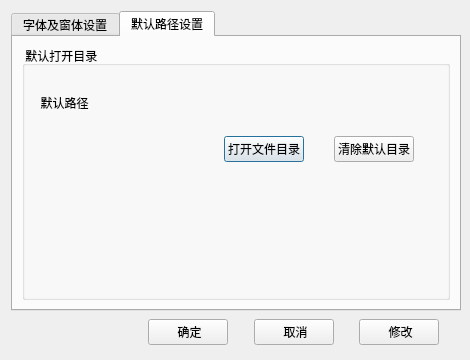
<?xml version="1.0" encoding="UTF-8"?>
<ui version="4.0">
 <class>Setting</class>
 <widget class="QDialog" name="Setting">
  <property name="geometry">
   <rect>
    <x>0</x>
    <y>0</y>
    <width>470</width>
    <height>360</height>
   </rect>
  </property>
  <property name="minimumSize">
   <size>
    <width>470</width>
    <height>360</height>
   </size>
  </property>
  <property name="maximumSize">
   <size>
    <width>470</width>
    <height>360</height>
   </size>
  </property>
  <property name="sizeIncrement">
   <size>
    <width>800</width>
    <height>380</height>
   </size>
  </property>
  <property name="windowTitle">
   <string>Dialog</string>
  </property>
  <layout class="QVBoxLayout" name="verticalLayout_4">
   <item>
    <widget class="QTabWidget" name="setFontWidget">
     <property name="minimumSize">
      <size>
       <width>450</width>
       <height>300</height>
      </size>
     </property>
     <property name="maximumSize">
      <size>
       <width>450</width>
       <height>300</height>
      </size>
     </property>
     <property name="currentIndex">
      <number>1</number>
     </property>
     <widget class="QWidget" name="tab">
      <attribute name="title">
       <string>字体及窗体设置</string>
      </attribute>
      <layout class="QHBoxLayout" name="horizontalLayout_5">
       <item>
        <layout class="QVBoxLayout" name="verticalLayout">
         <item>
          <widget class="QGroupBox" name="fontGroupBox">
           <property name="title">
            <string>字体选择</string>
           </property>
           <layout class="QVBoxLayout" name="verticalLayout_2">
            <item>
             <spacer name="verticalSpacer_4">
              <property name="orientation">
               <enum>Qt::Vertical</enum>
              </property>
              <property name="sizeHint" stdset="0">
               <size>
                <width>20</width>
                <height>40</height>
               </size>
              </property>
             </spacer>
            </item>
            <item>
             <widget class="QSplitter" name="splitter">
              <property name="orientation">
               <enum>Qt::Horizontal</enum>
              </property>
              <widget class="QLabel" name="setFontLabel">
               <property name="text">
                <string> 字体：</string>
               </property>
               <property name="buddy">
                <cstring>setFontComboBox</cstring>
               </property>
              </widget>
              <widget class="QFontComboBox" name="setFontComboBox">
               <property name="baseSize">
                <size>
                 <width>0</width>
                 <height>20</height>
                </size>
               </property>
               <property name="editable">
                <bool>false</bool>
               </property>
               <property name="currentFont">
                <font>
                 <family>宋体</family>
                 <stylestrategy>PreferAntialias</stylestrategy>
                </font>
               </property>
              </widget>
              <widget class="QLabel" name="fontSizeLabel">
               <property name="text">
                <string> 字体大小：</string>
               </property>
               <property name="buddy">
                <cstring>setFontSizeComboBox</cstring>
               </property>
              </widget>
              <widget class="QComboBox" name="setFontSizeComboBox"/>
             </widget>
            </item>
            <item>
             <spacer name="verticalSpacer">
              <property name="orientation">
               <enum>Qt::Vertical</enum>
              </property>
              <property name="sizeHint" stdset="0">
               <size>
                <width>20</width>
                <height>40</height>
               </size>
              </property>
             </spacer>
            </item>
            <item>
             <layout class="QHBoxLayout" name="horizontalLayout">
              <item>
               <spacer name="horizontalSpacer_3">
                <property name="orientation">
                 <enum>Qt::Horizontal</enum>
                </property>
                <property name="sizeType">
                 <enum>QSizePolicy::Fixed</enum>
                </property>
                <property name="sizeHint" stdset="0">
                 <size>
                  <width>40</width>
                  <height>20</height>
                 </size>
                </property>
               </spacer>
              </item>
              <item>
               <widget class="QCheckBox" name="setFontBold">
                <property name="text">
                 <string> 加粗</string>
                </property>
                <property name="autoRepeat">
                 <bool>false</bool>
                </property>
                <property name="autoExclusive">
                 <bool>false</bool>
                </property>
               </widget>
              </item>
              <item>
               <widget class="QCheckBox" name="setFontItalic">
                <property name="minimumSize">
                 <size>
                  <width>7</width>
                  <height>0</height>
                 </size>
                </property>
                <property name="text">
                 <string>  斜体</string>
                </property>
                <property name="autoRepeat">
                 <bool>false</bool>
                </property>
                <property name="autoExclusive">
                 <bool>false</bool>
                </property>
               </widget>
              </item>
              <item>
               <spacer name="horizontalSpacer_4">
                <property name="orientation">
                 <enum>Qt::Horizontal</enum>
                </property>
                <property name="sizeHint" stdset="0">
                 <size>
                  <width>40</width>
                  <height>20</height>
                 </size>
                </property>
               </spacer>
              </item>
              <item>
               <spacer name="horizontalSpacer">
                <property name="orientation">
                 <enum>Qt::Horizontal</enum>
                </property>
                <property name="sizeType">
                 <enum>QSizePolicy::Fixed</enum>
                </property>
                <property name="sizeHint" stdset="0">
                 <size>
                  <width>40</width>
                  <height>20</height>
                 </size>
                </property>
               </spacer>
              </item>
             </layout>
            </item>
            <item>
             <spacer name="verticalSpacer_2">
              <property name="orientation">
               <enum>Qt::Vertical</enum>
              </property>
              <property name="sizeHint" stdset="0">
               <size>
                <width>20</width>
                <height>40</height>
               </size>
              </property>
             </spacer>
            </item>
            <item>
             <layout class="QHBoxLayout" name="horizontalLayout_2">
              <item>
               <widget class="QLabel" name="label_3">
                <property name="text">
                 <string> 字体颜色：</string>
                </property>
                <property name="buddy">
                 <cstring>setFontColorComboBox</cstring>
                </property>
               </widget>
              </item>
              <item>
               <widget class="QComboBox" name="setFontColorComboBox">
                <property name="minimumSize">
                 <size>
                  <width>140</width>
                  <height>20</height>
                 </size>
                </property>
                <property name="maximumSize">
                 <size>
                  <width>120</width>
                  <height>20</height>
                 </size>
                </property>
                <property name="editable">
                 <bool>false</bool>
                </property>
               </widget>
              </item>
              <item>
               <spacer name="horizontalSpacer_2">
                <property name="orientation">
                 <enum>Qt::Horizontal</enum>
                </property>
                <property name="sizeHint" stdset="0">
                 <size>
                  <width>160</width>
                  <height>20</height>
                 </size>
                </property>
               </spacer>
              </item>
             </layout>
            </item>
            <item>
             <spacer name="verticalSpacer_3">
              <property name="orientation">
               <enum>Qt::Vertical</enum>
              </property>
              <property name="sizeHint" stdset="0">
               <size>
                <width>20</width>
                <height>40</height>
               </size>
              </property>
             </spacer>
            </item>
           </layout>
          </widget>
         </item>
         <item>
          <spacer name="verticalSpacer_9">
           <property name="orientation">
            <enum>Qt::Vertical</enum>
           </property>
           <property name="sizeHint" stdset="0">
            <size>
             <width>20</width>
             <height>40</height>
            </size>
           </property>
          </spacer>
         </item>
         <item>
          <widget class="QGroupBox" name="groupBox_2">
           <property name="title">
            <string> 窗体设置</string>
           </property>
           <layout class="QVBoxLayout" name="verticalLayout_3">
            <item>
             <spacer name="verticalSpacer_6">
              <property name="orientation">
               <enum>Qt::Vertical</enum>
              </property>
              <property name="sizeHint" stdset="0">
               <size>
                <width>20</width>
                <height>40</height>
               </size>
              </property>
             </spacer>
            </item>
            <item>
             <layout class="QHBoxLayout" name="horizontalLayout_3">
              <item>
               <widget class="QLabel" name="label">
                <property name="text">
                 <string>窗体透明度：</string>
                </property>
                <property name="buddy">
                 <cstring>setWindowsClaritySlider</cstring>
                </property>
               </widget>
              </item>
              <item>
               <widget class="QSlider" name="setWindowsClaritySlider">
                <property name="orientation">
                 <enum>Qt::Horizontal</enum>
                </property>
               </widget>
              </item>
              <item>
               <widget class="QLabel" name="setWindowsClarityLabel">
                <property name="text">
                 <string> 0</string>
                </property>
               </widget>
              </item>
              <item>
               <spacer name="horizontalSpacer_5">
                <property name="orientation">
                 <enum>Qt::Horizontal</enum>
                </property>
                <property name="sizeHint" stdset="0">
                 <size>
                  <width>40</width>
                  <height>20</height>
                 </size>
                </property>
               </spacer>
              </item>
             </layout>
            </item>
            <item>
             <spacer name="verticalSpacer_7">
              <property name="orientation">
               <enum>Qt::Vertical</enum>
              </property>
              <property name="sizeHint" stdset="0">
               <size>
                <width>20</width>
                <height>40</height>
               </size>
              </property>
             </spacer>
            </item>
            <item>
             <layout class="QHBoxLayout" name="horizontalLayout_4">
              <item>
               <widget class="QLabel" name="label_4">
                <property name="text">
                 <string>窗体背景颜色：</string>
                </property>
                <property name="buddy">
                 <cstring>setBackGroundColorComboBox</cstring>
                </property>
               </widget>
              </item>
              <item>
               <widget class="QComboBox" name="setBackGroundColorComboBox">
                <property name="minimumSize">
                 <size>
                  <width>140</width>
                  <height>20</height>
                 </size>
                </property>
                <property name="maximumSize">
                 <size>
                  <width>120</width>
                  <height>20</height>
                 </size>
                </property>
                <property name="toolTip">
                 <string>颜色设置</string>
                </property>
                <property name="statusTip">
                 <string>颜色设置</string>
                </property>
                <property name="editable">
                 <bool>false</bool>
                </property>
                <property name="currentText">
                 <string/>
                </property>
               </widget>
              </item>
              <item>
               <spacer name="horizontalSpacer_6">
                <property name="orientation">
                 <enum>Qt::Horizontal</enum>
                </property>
                <property name="sizeHint" stdset="0">
                 <size>
                  <width>160</width>
                  <height>20</height>
                 </size>
                </property>
               </spacer>
              </item>
             </layout>
            </item>
            <item>
             <spacer name="verticalSpacer_5">
              <property name="orientation">
               <enum>Qt::Vertical</enum>
              </property>
              <property name="sizeHint" stdset="0">
               <size>
                <width>20</width>
                <height>40</height>
               </size>
              </property>
             </spacer>
            </item>
            <item>
             <spacer name="verticalSpacer_8">
              <property name="orientation">
               <enum>Qt::Vertical</enum>
              </property>
              <property name="sizeHint" stdset="0">
               <size>
                <width>20</width>
                <height>40</height>
               </size>
              </property>
             </spacer>
            </item>
           </layout>
          </widget>
         </item>
        </layout>
       </item>
      </layout>
     </widget>
     <widget class="QWidget" name="tab_2">
      <attribute name="title">
       <string>默认路径设置</string>
      </attribute>
      <layout class="QVBoxLayout" name="verticalLayout_7">
       <item>
        <widget class="QGroupBox" name="groupBox">
         <property name="title">
          <string> 默认打开目录</string>
         </property>
         <layout class="QVBoxLayout" name="verticalLayout_6">
          <item>
           <layout class="QVBoxLayout" name="verticalLayout_5">
            <item>
             <spacer name="verticalSpacer_14">
              <property name="orientation">
               <enum>Qt::Vertical</enum>
              </property>
              <property name="sizeHint" stdset="0">
               <size>
                <width>20</width>
                <height>40</height>
               </size>
              </property>
             </spacer>
            </item>
            <item>
             <widget class="QLabel" name="DefaultPath">
              <property name="minimumSize">
               <size>
                <width>0</width>
                <height>30</height>
               </size>
              </property>
              <property name="maximumSize">
               <size>
                <width>16777215</width>
                <height>30</height>
               </size>
              </property>
              <property name="text">
               <string>  默认路径</string>
              </property>
             </widget>
            </item>
            <item>
             <spacer name="verticalSpacer_16">
              <property name="orientation">
               <enum>Qt::Vertical</enum>
              </property>
              <property name="sizeHint" stdset="0">
               <size>
                <width>20</width>
                <height>40</height>
               </size>
              </property>
             </spacer>
            </item>
            <item>
             <layout class="QHBoxLayout" name="horizontalLayout_7">
              <item>
               <spacer name="horizontalSpacer_20">
                <property name="orientation">
                 <enum>Qt::Horizontal</enum>
                </property>
                <property name="sizeHint" stdset="0">
                 <size>
                  <width>40</width>
                  <height>20</height>
                 </size>
                </property>
               </spacer>
              </item>
              <item>
               <spacer name="horizontalSpacer_21">
                <property name="orientation">
                 <enum>Qt::Horizontal</enum>
                </property>
                <property name="sizeHint" stdset="0">
                 <size>
                  <width>40</width>
                  <height>20</height>
                 </size>
                </property>
               </spacer>
              </item>
              <item>
               <spacer name="horizontalSpacer_22">
                <property name="orientation">
                 <enum>Qt::Horizontal</enum>
                </property>
                <property name="sizeHint" stdset="0">
                 <size>
                  <width>40</width>
                  <height>20</height>
                 </size>
                </property>
               </spacer>
              </item>
              <item>
               <spacer name="horizontalSpacer_24">
                <property name="orientation">
                 <enum>Qt::Horizontal</enum>
                </property>
                <property name="sizeHint" stdset="0">
                 <size>
                  <width>40</width>
                  <height>20</height>
                 </size>
                </property>
               </spacer>
              </item>
              <item>
               <spacer name="horizontalSpacer_23">
                <property name="orientation">
                 <enum>Qt::Horizontal</enum>
                </property>
                <property name="sizeHint" stdset="0">
                 <size>
                  <width>40</width>
                  <height>20</height>
                 </size>
                </property>
               </spacer>
              </item>
              <item>
               <spacer name="horizontalSpacer_27">
                <property name="orientation">
                 <enum>Qt::Horizontal</enum>
                </property>
                <property name="sizeHint" stdset="0">
                 <size>
                  <width>40</width>
                  <height>20</height>
                 </size>
                </property>
               </spacer>
              </item>
              <item>
               <spacer name="horizontalSpacer_26">
                <property name="orientation">
                 <enum>Qt::Horizontal</enum>
                </property>
                <property name="sizeHint" stdset="0">
                 <size>
                  <width>40</width>
                  <height>20</height>
                 </size>
                </property>
               </spacer>
              </item>
              <item>
               <spacer name="horizontalSpacer_17">
                <property name="orientation">
                 <enum>Qt::Horizontal</enum>
                </property>
                <property name="sizeHint" stdset="0">
                 <size>
                  <width>40</width>
                  <height>20</height>
                 </size>
                </property>
               </spacer>
              </item>
              <item>
               <widget class="QPushButton" name="OpenFile">
                <property name="text">
                 <string>打开文件目录</string>
                </property>
               </widget>
              </item>
              <item>
               <spacer name="horizontalSpacer_25">
                <property name="orientation">
                 <enum>Qt::Horizontal</enum>
                </property>
                <property name="sizeHint" stdset="0">
                 <size>
                  <width>40</width>
                  <height>20</height>
                 </size>
                </property>
               </spacer>
              </item>
              <item>
               <widget class="QPushButton" name="DeletePath">
                <property name="text">
                 <string>清除默认目录</string>
                </property>
               </widget>
              </item>
              <item>
               <spacer name="horizontalSpacer_19">
                <property name="orientation">
                 <enum>Qt::Horizontal</enum>
                </property>
                <property name="sizeHint" stdset="0">
                 <size>
                  <width>40</width>
                  <height>20</height>
                 </size>
                </property>
               </spacer>
              </item>
             </layout>
            </item>
            <item>
             <spacer name="verticalSpacer_15">
              <property name="orientation">
               <enum>Qt::Vertical</enum>
              </property>
              <property name="sizeHint" stdset="0">
               <size>
                <width>20</width>
                <height>40</height>
               </size>
              </property>
             </spacer>
            </item>
            <item>
             <spacer name="verticalSpacer_19">
              <property name="orientation">
               <enum>Qt::Vertical</enum>
              </property>
              <property name="sizeHint" stdset="0">
               <size>
                <width>20</width>
                <height>40</height>
               </size>
              </property>
             </spacer>
            </item>
            <item>
             <spacer name="verticalSpacer_20">
              <property name="orientation">
               <enum>Qt::Vertical</enum>
              </property>
              <property name="sizeHint" stdset="0">
               <size>
                <width>20</width>
                <height>40</height>
               </size>
              </property>
             </spacer>
            </item>
            <item>
             <spacer name="verticalSpacer_23">
              <property name="orientation">
               <enum>Qt::Vertical</enum>
              </property>
              <property name="sizeHint" stdset="0">
               <size>
                <width>20</width>
                <height>40</height>
               </size>
              </property>
             </spacer>
            </item>
            <item>
             <spacer name="verticalSpacer_24">
              <property name="orientation">
               <enum>Qt::Vertical</enum>
              </property>
              <property name="sizeHint" stdset="0">
               <size>
                <width>20</width>
                <height>40</height>
               </size>
              </property>
             </spacer>
            </item>
            <item>
             <spacer name="verticalSpacer_22">
              <property name="orientation">
               <enum>Qt::Vertical</enum>
              </property>
              <property name="sizeHint" stdset="0">
               <size>
                <width>20</width>
                <height>40</height>
               </size>
              </property>
             </spacer>
            </item>
            <item>
             <spacer name="verticalSpacer_21">
              <property name="orientation">
               <enum>Qt::Vertical</enum>
              </property>
              <property name="sizeHint" stdset="0">
               <size>
                <width>20</width>
                <height>40</height>
               </size>
              </property>
             </spacer>
            </item>
            <item>
             <spacer name="verticalSpacer_18">
              <property name="orientation">
               <enum>Qt::Vertical</enum>
              </property>
              <property name="sizeHint" stdset="0">
               <size>
                <width>20</width>
                <height>40</height>
               </size>
              </property>
             </spacer>
            </item>
            <item>
             <spacer name="verticalSpacer_17">
              <property name="orientation">
               <enum>Qt::Vertical</enum>
              </property>
              <property name="sizeHint" stdset="0">
               <size>
                <width>20</width>
                <height>40</height>
               </size>
              </property>
             </spacer>
            </item>
            <item>
             <spacer name="verticalSpacer_13">
              <property name="orientation">
               <enum>Qt::Vertical</enum>
              </property>
              <property name="sizeHint" stdset="0">
               <size>
                <width>20</width>
                <height>40</height>
               </size>
              </property>
             </spacer>
            </item>
           </layout>
          </item>
         </layout>
        </widget>
       </item>
      </layout>
     </widget>
    </widget>
   </item>
   <item>
    <spacer name="verticalSpacer_10">
     <property name="orientation">
      <enum>Qt::Vertical</enum>
     </property>
     <property name="sizeHint" stdset="0">
      <size>
       <width>20</width>
       <height>40</height>
      </size>
     </property>
    </spacer>
   </item>
   <item>
    <layout class="QHBoxLayout" name="horizontalLayout_6">
     <item>
      <spacer name="horizontalSpacer_7">
       <property name="orientation">
        <enum>Qt::Horizontal</enum>
       </property>
       <property name="sizeHint" stdset="0">
        <size>
         <width>40</width>
         <height>20</height>
        </size>
       </property>
      </spacer>
     </item>
     <item>
      <spacer name="horizontalSpacer_10">
       <property name="orientation">
        <enum>Qt::Horizontal</enum>
       </property>
       <property name="sizeHint" stdset="0">
        <size>
         <width>40</width>
         <height>20</height>
        </size>
       </property>
      </spacer>
     </item>
     <item>
      <spacer name="horizontalSpacer_11">
       <property name="orientation">
        <enum>Qt::Horizontal</enum>
       </property>
       <property name="sizeHint" stdset="0">
        <size>
         <width>40</width>
         <height>20</height>
        </size>
       </property>
      </spacer>
     </item>
     <item>
      <spacer name="horizontalSpacer_14">
       <property name="orientation">
        <enum>Qt::Horizontal</enum>
       </property>
       <property name="sizeHint" stdset="0">
        <size>
         <width>40</width>
         <height>20</height>
        </size>
       </property>
      </spacer>
     </item>
     <item>
      <spacer name="horizontalSpacer_13">
       <property name="orientation">
        <enum>Qt::Horizontal</enum>
       </property>
       <property name="sizeHint" stdset="0">
        <size>
         <width>40</width>
         <height>20</height>
        </size>
       </property>
      </spacer>
     </item>
     <item>
      <spacer name="horizontalSpacer_9">
       <property name="orientation">
        <enum>Qt::Horizontal</enum>
       </property>
       <property name="sizeHint" stdset="0">
        <size>
         <width>40</width>
         <height>20</height>
        </size>
       </property>
      </spacer>
     </item>
     <item>
      <spacer name="horizontalSpacer_12">
       <property name="orientation">
        <enum>Qt::Horizontal</enum>
       </property>
       <property name="sizeHint" stdset="0">
        <size>
         <width>40</width>
         <height>20</height>
        </size>
       </property>
      </spacer>
     </item>
     <item>
      <widget class="QPushButton" name="setOk">
       <property name="text">
        <string> 确定</string>
       </property>
      </widget>
     </item>
     <item>
      <spacer name="horizontalSpacer_15">
       <property name="orientation">
        <enum>Qt::Horizontal</enum>
       </property>
       <property name="sizeHint" stdset="0">
        <size>
         <width>40</width>
         <height>20</height>
        </size>
       </property>
      </spacer>
     </item>
     <item>
      <widget class="QPushButton" name="setClose">
       <property name="text">
        <string> 取消</string>
       </property>
      </widget>
     </item>
     <item>
      <spacer name="horizontalSpacer_16">
       <property name="orientation">
        <enum>Qt::Horizontal</enum>
       </property>
       <property name="sizeHint" stdset="0">
        <size>
         <width>40</width>
         <height>20</height>
        </size>
       </property>
      </spacer>
     </item>
     <item>
      <widget class="QPushButton" name="setModify">
       <property name="text">
        <string> 修改</string>
       </property>
      </widget>
     </item>
     <item>
      <spacer name="horizontalSpacer_8">
       <property name="orientation">
        <enum>Qt::Horizontal</enum>
       </property>
       <property name="sizeHint" stdset="0">
        <size>
         <width>40</width>
         <height>20</height>
        </size>
       </property>
      </spacer>
     </item>
    </layout>
   </item>
   <item>
    <spacer name="verticalSpacer_12">
     <property name="orientation">
      <enum>Qt::Vertical</enum>
     </property>
     <property name="sizeHint" stdset="0">
      <size>
       <width>20</width>
       <height>40</height>
      </size>
     </property>
    </spacer>
   </item>
   <item>
    <spacer name="verticalSpacer_11">
     <property name="orientation">
      <enum>Qt::Vertical</enum>
     </property>
     <property name="sizeHint" stdset="0">
      <size>
       <width>20</width>
       <height>40</height>
      </size>
     </property>
    </spacer>
   </item>
  </layout>
 </widget>
 <tabstops>
  <tabstop>setFontWidget</tabstop>
  <tabstop>setFontComboBox</tabstop>
  <tabstop>setFontSizeComboBox</tabstop>
  <tabstop>setFontBold</tabstop>
  <tabstop>setFontItalic</tabstop>
  <tabstop>setFontColorComboBox</tabstop>
  <tabstop>setBackGroundColorComboBox</tabstop>
  <tabstop>setOk</tabstop>
  <tabstop>setClose</tabstop>
  <tabstop>setModify</tabstop>
 </tabstops>
 <resources/>
 <connections>
  <connection>
   <sender>setClose</sender>
   <signal>clicked()</signal>
   <receiver>Setting</receiver>
   <slot>close()</slot>
   <hints>
    <hint type="sourcelabel">
     <x>331</x>
     <y>317</y>
    </hint>
    <hint type="destinationlabel">
     <x>349</x>
     <y>337</y>
    </hint>
   </hints>
  </connection>
 </connections>
</ui>
